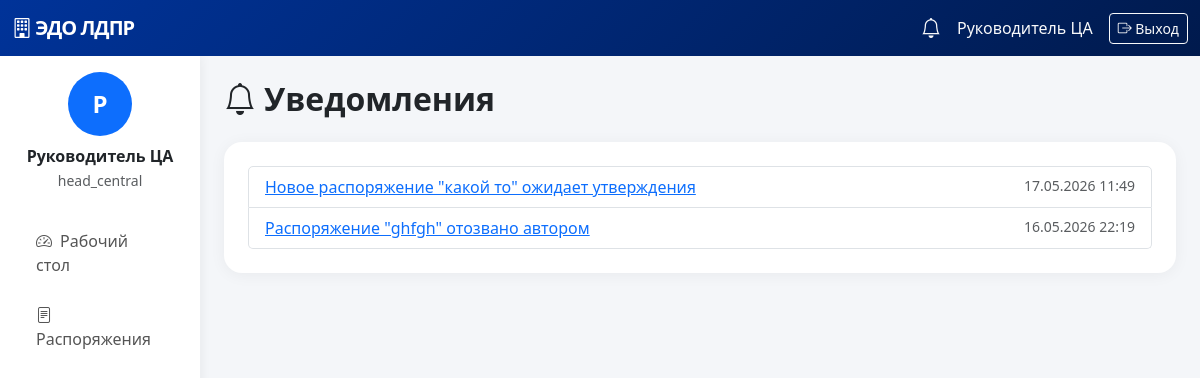
Screenshot of /notifications (signed in) with the database file from the repository.
### app.py (models this page shows)
class User(db.Model):
    __tablename__ = 'users'
    uid = db.Column(db.String, primary_key=True)
    full_name = db.Column(db.String(200), nullable=False)
    email = db.Column(db.String(200), unique=True, nullable=False)
    username = db.Column(db.String(100), unique=True, nullable=False)
    password = db.Column(db.String(200), nullable=False)
    role = db.Column(db.String(50), default='executor')
    department_id = db.Column(db.String, nullable=True)
    created_at = db.Column(db.DateTime, default=datetime.utcnow)

class Notification(db.Model):
    __tablename__ = 'notifications'
    id = db.Column(db.Integer, primary_key=True, autoincrement=True)
    user_id = db.Column(db.String, nullable=False)
    message = db.Column(db.String(500), nullable=False)
    link = db.Column(db.String(200), nullable=True)
    is_read = db.Column(db.Boolean, default=False)
    created_at = db.Column(db.DateTime, default=datetime.utcnow)

### app.py (the view)
@app.route('/notifications')
@login_required
def notifications():
    notifs = Notification.query.filter_by(user_id=session['user_id']).order_by(Notification.created_at.desc()).all()
    for n in notifs:
        if not n.is_read:
            n.is_read = True
    db.session.commit()
    return render_template('notifications.html', notifications=notifs)

### app.py (called while the page is built)
def get_unread_count(user_id):
    return Notification.query.filter_by(user_id=user_id, is_read=False).count()

def login_required(f):
    @wraps(f)
    def decorated(*args, **kwargs):
        if 'user_id' not in session:
            flash('Пожалуйста, войдите', 'warning')
            return redirect(url_for('login'))
        return f(*args, **kwargs)
    return decorated

@app.context_processor
def inject_user():
    user = None
    unread = 0
    if 'user_id' in session:
        user = db.session.get(User, session['user_id'])
        unread = get_unread_count(session['user_id'])
    return {'current_user': user, 'unread_count': unread}

### templates/notifications.html (shortened to what this page needs)
{% extends "base.html" %}
{% block content %}
<h2 class="fw-bold mb-4"><i class="bi bi-bell me-2"></i>Уведомления</h2>
<div class="card p-4">
    {% if notifications %}
    <div class="list-group">
        {% for n in notifications %}
        <div class="list-group-item">
            <div class="d-flex justify-content-between">
                <div>
                    {% if n.link %}
                    <a href="{{ n.link }}">{{ n.message }}</a>
                    {% else %}
                    {{ n.message }}
                    {% endif %}
                </div>
                <small class="text-muted">{{ n.created_at.strftime('%d.%m.%Y %H:%M') }}</small>
            </div>
        </div>
        {% endfor %}
    </div>
    {% else %}
    <p class="text-muted text-center py-4">Нет уведомлений</p>
    {% endif %}
</div>
{% endblock %}

### templates/base.html (shortened to what this page needs)
<!DOCTYPE html>
<html lang="ru">
<head>
    <link href="https://cdn.jsdelivr.net/npm/bootstrap@5.3.2/dist/css/bootstrap.min.css" rel="stylesheet">
    <link rel="stylesheet" href="https://cdn.jsdelivr.net/npm/bootstrap-icons@1.11.3/font/bootstrap-icons.css">
</head>
<body>
    {% if current_user %}
    <nav class="navbar navbar-dark">
        <div class="container-fluid">
            <a class="navbar-brand" href="/"><i class="bi bi-building"></i> ЭДО ЛДПР</a>
            <div class="d-flex align-items-center gap-3">
                <a href="/notifications" class="text-light position-relative">
                    <i class="bi bi-bell fs-5"></i>
                </a>
                <span class="text-light">{{ current_user.full_name }}</span>
                <a href="/logout" class="btn btn-outline-light btn-sm"><i class="bi bi-box-arrow-right"></i> Выход</a>
            </div>
        </div>
    </nav>
    <div class="container-fluid">
        <div class="row">
            <div class="col-md-2 sidebar py-3">
                <div class="text-center mb-4">
                    <div class="bg-primary text-white rounded-circle d-inline-flex align-items-center justify-content-center" style="width:64px;height:64px;font-size:1.5rem;font-weight:700;">{{ current_user.full_name[0] }}</div>
                    <p class="mt-2 mb-0 fw-bold">{{ current_user.full_name }}</p>
                    <small class="text-muted">{{ current_user.role }}</small>
                </div>
                <nav class="nav flex-column">
                    <a class="nav-link {{ 'active' if request.path == '/' }}" href="/"><i class="bi bi-speedometer2 me-2"></i>Рабочий стол</a>
                    <a class="nav-link {{ 'active' if '/orders' in request.path }}" href="/orders"><i class="bi bi-file-text me-2"></i>Распоряжения</a>
                </nav>
            </div>
            <div class="col-md-10 p-4">
                {% block content %}{% endblock %}
            </div>
        </div>
    </div>
    {% else %}
    {% block full_content %}{% endblock %}
    {% endif %}
</body>
</html>

### templates/base.html (style rules this page uses)
:root { --ldpr-blue: #003399; --ldpr-gold: #FFD700; }
body { background: #f4f6f9; font-family: 'Segoe UI', sans-serif; }
.navbar { background: linear-gradient(135deg, #003399, #001a4d); }
.navbar-brand { font-weight: 900; letter-spacing: -1px; }
.sidebar { background: white; min-height: calc(100vh - 56px); box-shadow: 2px 0 10px rgba(0,0,0,0.05); }
.sidebar .nav-link { color: #555; border-radius: 10px; margin: 3px 8px; padding: 10px 16px; font-weight: 500; }
.card { border: none; border-radius: 18px; box-shadow: 0 2px 16px rgba(0,0,0,0.05); }

### rows the page displays
User: full_name "Руководитель ЦА", full_name "Р", role "head_central"
Notification: message "Новое распоряжение \"какой то\" ожидает утверждения", created_at "17.05.2026 11:49"
Notification: message "Распоряжение \"ghfgh\" отозвано автором", created_at "16.05.2026 22:19"
